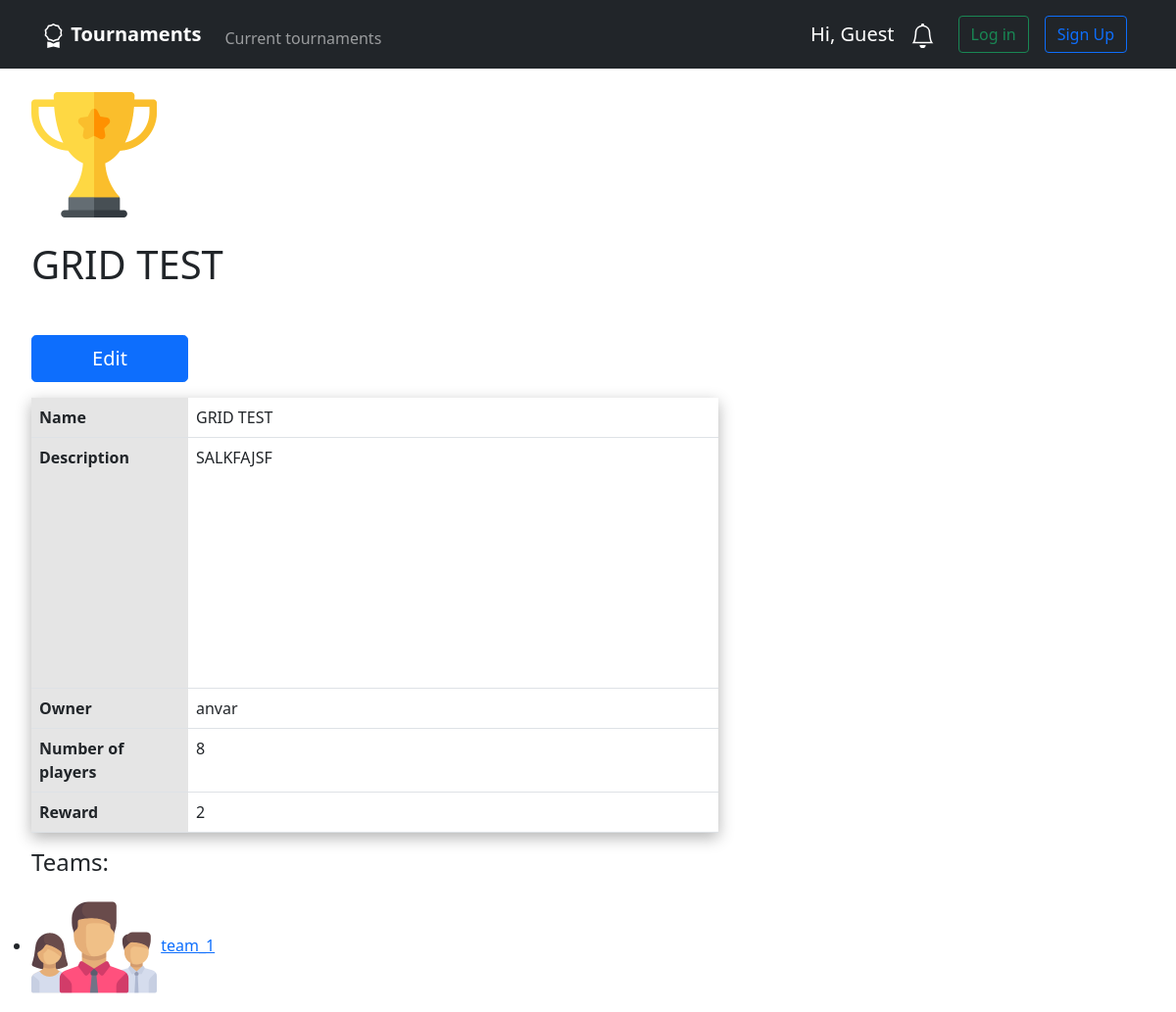
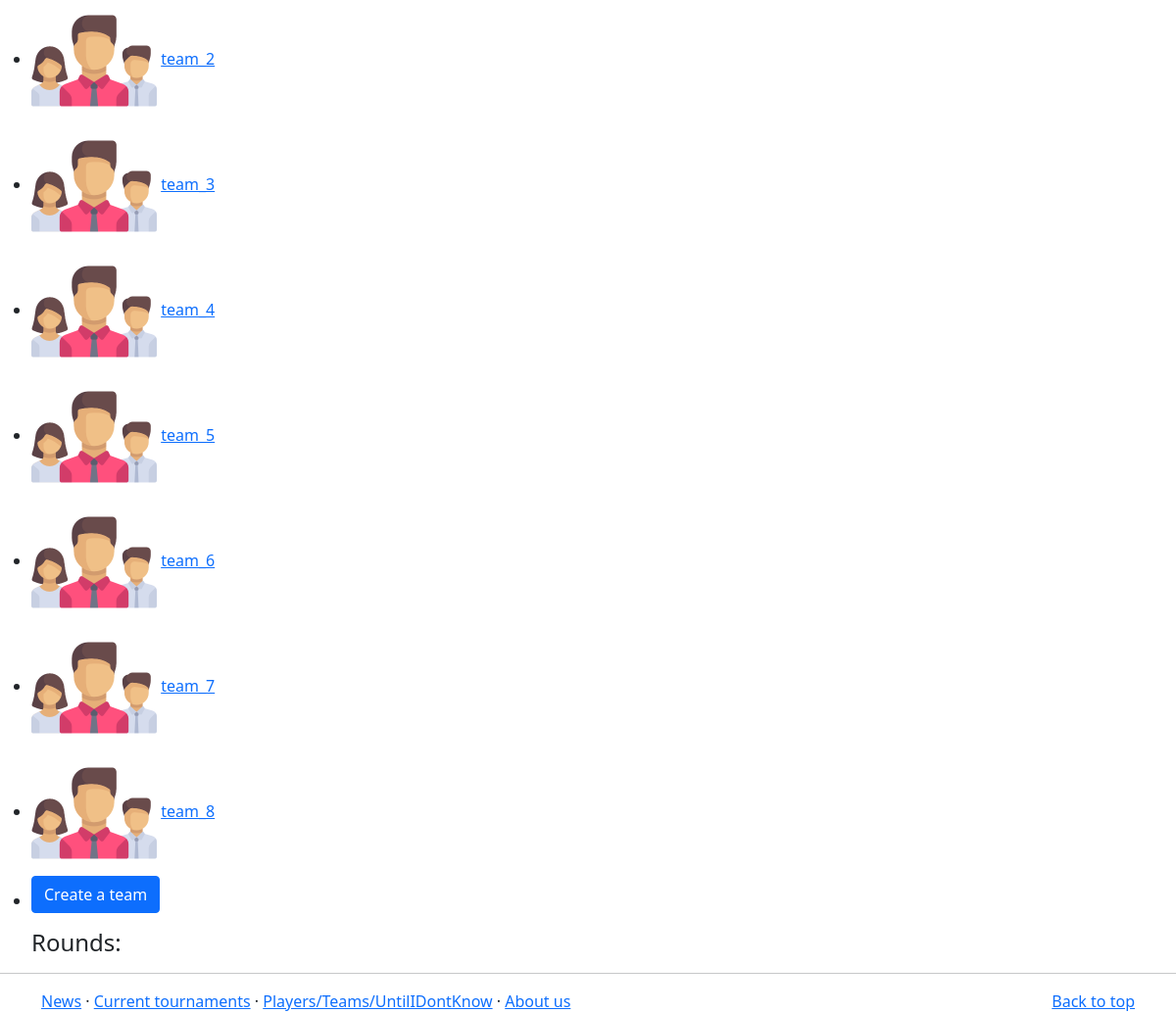
The app's page /tournaments/detail/3 with its own data (2 pictures, top to bottom).
### main/models.py (models this page shows, shortened)
class Tournament(models.Model):
    name = models.TextField(max_length=100, help_text='Enter tournament name')
    description = models.TextField(max_length=200, help_text='Enter description tournament')
    logo = models.ImageField(default='default_logos/tournament_default.png', upload_to='tournaments_logo')
    owner = models.ForeignKey(settings.AUTH_USER_MODEL, on_delete=models.CASCADE)
    teams_number = models.IntegerField(default=2)
    players_in_team = models.IntegerField(default=1)
    pass

class Team(models.Model):
    name = models.TextField(max_length=100, help_text='Enter team name')
    logo = models.ImageField(default='default_logos/team_default.png', upload_to='team_logo')
    tournament = models.ForeignKey(Tournament, on_delete=models.CASCADE)
    owner = models.ForeignKey(settings.AUTH_USER_MODEL, on_delete=models.CASCADE)
    pass

### tournaments/views.py (the view)
# urls.py: path('detail/<int:tournament_id>', views.detail, name='detail'),
def detail(request, tournament_id):
    tournament = get_object_or_404(Tournament, pk=tournament_id)
    team_list = Team.objects.filter(tournament=tournament)
    return render(request, 'tournaments/detail.html', {'tournament': tournament, 'team_list': team_list})

### templates/tournaments/detail.html (shortened to what this page needs)
{% extends 'base.html' %}
{% block content %}
<ul>
    <img class ="mt-4 mb-4" width="128" height="128" src="{{ tournament.logo.url }}" alt="tournament logo here!">
    <h1 class="mb-5">{{ tournament.name }}</h1>
    <a class="btn btn-primary mb-3 btn-lg" style="width: 8em" href="{% url 'tournaments:bracket' tournament.pk %}">Edit</a>
    <table class="table" style="width: 60%; box-shadow: 0 5px 15px rgb(0 0 0 / 0.3)">
        <tr>
            <th class="table-active" style="width: 10rem">Name</th>
            <td>{{ tournament.name }}</td>
        </tr>
        <tr>
            <th class="table-active" style="height: 16rem">Description</th>
            <td class="text-break">{{ tournament.description }}</td>
        </tr>
        <tr>
            <th class="table-active">Owner</th>
            <td>{{ tournament.owner }}</td>
        </tr>
        <tr>
            <th class="table-active">Number of players</th>
            <td>{{ tournament.teams_number }}</td>
        </tr>
        <tr>
            <th class="table-active">Reward</th>
            <td>{{ tournament.players_in_team }}</td>
        </tr>
    </table>
    <h4>Teams:</h4>
    {% if team_list %}
    {% for team in team_list %}
    <li>
      <img width="128" height="128" src="{{ team.logo.url }}" alt="team logo here!">
      <a href="{% url 'teams:detail' team.id %}">{{ team.name }}</a>
    </li>
    {% endfor %}
    {% else %}
      <p>No teams are available.</p>
    {% endif %}
    <li><a class="btn btn-primary mb-3" href="{% url 'teams:create' tournament.pk %}">Create a team</a></li>
    <h4>Rounds:</h4>
</ul>
{% endblock content %}

### templates/base.html (shortened to what this page needs)
<!DOCTYPE html>
<html lang="en" class="h-100">
    <head>
        {% load static %}
        <link rel="stylesheet" href="{% static 'css/bracketStyle.css' %}">
        <link href="{% static 'bootstrap-5.0.2-dist/css/bootstrap.css' %}" rel="stylesheet" type="text/css"/>
    </head>
    <body>
        <header>
            <nav class="navbar navbar-expand-md navbar-dark bg-dark">
                <div class="container">
                    <a href="{% url 'main:home' %}" class="navbar-brand d-flex">
                      <div>
                        <strong>Tournaments</strong>
                      </div>
                    </a>
                    <div class="collapse navbar-collapse" id="navbarCollapse">
                        <ul class="navbar-nav me-auto mb-md-0">
                            <li class="nav-item mt-2">
                                <a class="nav-link" href="{% url 'tournaments:tournaments' %}">Current tournaments</a>
                            </li>
                        </ul>
                        <div class="d-flex">
                          <a class="navbar-brand" href="{% url 'main:profile' %}">Hi, {{ user.username|default:"Guest" }}</a>
                          <a class="navbar-brand" href="{% url 'main:notification' %}">
                          </a>
                        </div>
                        <form class="d-flex" role="log in">
                            {% if user.is_authenticated %}
                                <a class="btn btn-outline-success" href="{% url 'logout' %}">Log out</a>
                            {% else %}
                                <a class="btn btn-outline-success m-2" href="{% url 'login' %}">Log in</a>
                                <a class="btn btn-outline-primary m-2" href="{% url 'main:registration' %}">Sign Up</a>
                            {% endif %}
                        </form>
                    </div>
                </div>
            </nav>
        </header>
        <main>
            {% block content %}
            {% endblock content %}
        </main>
        <hr class="featurette-divider">
        <footer class="container">
            <p class="float-end">
                <a href="#">Back to top</a>
            </p>
            <p><a href="/news">News</a> · <a href="/tournaments">Current tournaments</a> · <a href="/freepage">Players/Teams/UntilIDontKnow</a> · <a href="#">About us</a></p>
        </footer>
    </body>
</html>

### records on screen
Tournament: logo (placeholder picture), name "GRID TEST", description "SALKFAJSF", owner "anvar", teams_number "8", players_in_team "2"
Team: logo (placeholder picture), name "team_1"
Team: logo (placeholder picture), name "team_2"
Team: logo (placeholder picture), name "team_3"
Team: logo (placeholder picture), name "team_4"
Team: logo (placeholder picture), name "team_5"
Team: logo (placeholder picture), name "team_6"
Team: logo (placeholder picture), name "team_7"
Team: logo (placeholder picture), name "team_8"

### other values on screen
{{ user.username|default:"Guest" }} "Guest"
